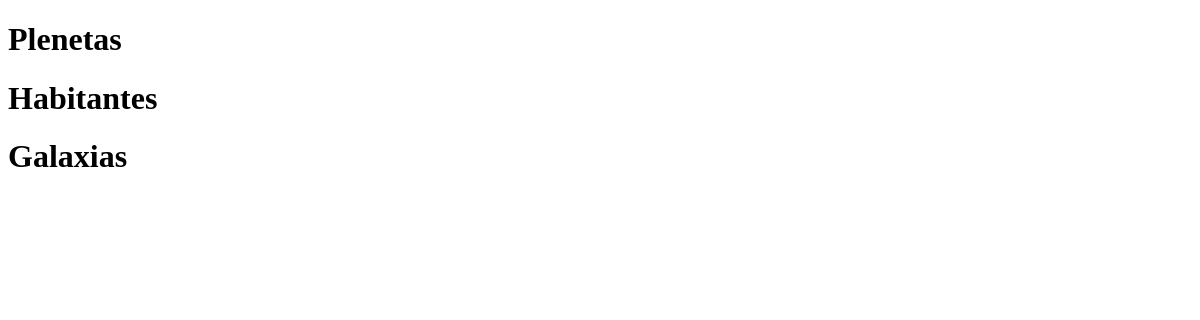
The app's page /planetas/planet/, older data.
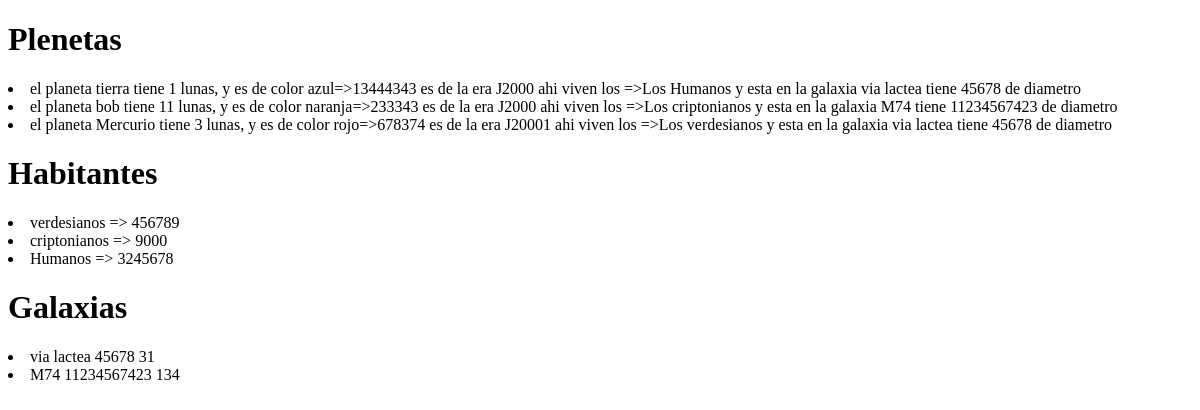
The same page, newer data.
### Planetas/models.py (models this page shows, shortened)
class Planeta(models.Model):
    class Meta:
        verbose_name = "Planeta"
        verbose_name_plural = "Planetas"
    name = models.CharField(max_length=20, blank=False,null=False)
    number_moons = models.IntegerField(blank=False, null=True, default=0)
    color = models.CharField(max_length=10, blank=False,null=False)
    volume = models.IntegerField(blank=True,null=True)
    era = models.CharField(max_length=10,blank=True,null=False)
    habitable = models.BooleanField(default=False)
    especie = models.ForeignKey(Habitantes, related_name='planeta_especie')
    galaxia = models.ForeignKey(Galaxia, related_name='planeta_galaxia')

class Habitantes(models.Model):
	species = models.CharField(max_length=15, null=False, blank=False)
	number = models.IntegerField(blank=False, null=True, default=0)
	smart = models.BooleanField(default=False)
  	def __str__(self):
  		return "Los {0}".format(self.species)

class Galaxia(models.Model):
	name = models.CharField(max_length=15, blank=False, null=False)
	diameter = models.IntegerField(blank=False, null=True, default=0)
	distance = models.IntegerField(blank=False, null=True, default=0)
	def __str__(self):
		return "esta en la galaxia {0} tiene {1} de diametro".format(self.name, str(self.diameter))

### Planetas/views.py (the view)
def index(request):
	planetas = Planeta.objects.all().order_by("-name")
	habitantes = Habitantes.objects.all().order_by("-species")
	galaxia = Galaxia.objects.all()
	return render(request,"planetas.html",{"planetas":planetas,"habitantes":habitantes,"galaxias":galaxia})

### templates/planetas.html
{% extends "main2.html" %}
{% block body %}
	<h1>Plenetas </h1>
	{% for planeta in planetas %}
		<li>
			el planeta {{planeta.name}} tiene {{planeta.number_moons}} lunas, y es de color {{planeta.color}}=>{{planeta.volume}} es de la era {{planeta.era}} ahi viven los =>{{planeta.especie}} y {{planeta.galaxia}}
		</li>
	{% endfor %}
	<h1>Habitantes</h1>
	{% for habi in habitantes %}
	<li>
		{{habi.species}} => {{habi.number}}
	</li>
	{% endfor %}
	<h1>Galaxias</h1>
	{% for galaxia in galaxias %}
	<li>
		{{galaxia.name}} {{galaxia.diameter}} {{galaxia.distance}}
	</li>
	{% endfor %}
{% endblock body %}

### templates/main2.html (shortened to what this page needs)
<!DOCTYPE html>
<html lang="en">
<head>
</head>
<body>
	{% block body %}
	{% endblock body %}
</body>
</html>

Row changes from the older to the newer data that the page shows:
added Planeta: name "tierra", number_moons "1", color "azul", volume "13444343", era "J2000", especie "Los Humanos", galaxia "esta en la galaxia via lactea tiene 45678 de diametro"
added Planeta: name "bob", number_moons "11", color "naranja", volume "233343", era "J2000", especie "Los criptonianos", galaxia "esta en la galaxia M74 tiene 11234567423 de diametro"
added Planeta: name "Mercurio", number_moons "3", color "rojo", volume "678374", era "J20001", especie "Los verdesianos", galaxia "esta en la galaxia via lactea tiene 45678 de diametro"
added Habitantes: species "verdesianos", number "456789"
added Habitantes: species "criptonianos", number "9000"
added Habitantes: species "Humanos", number "3245678"
added Galaxia: name "via lactea", diameter "45678", distance "31"
added Galaxia: name "M74", diameter "11234567423", distance "134"
